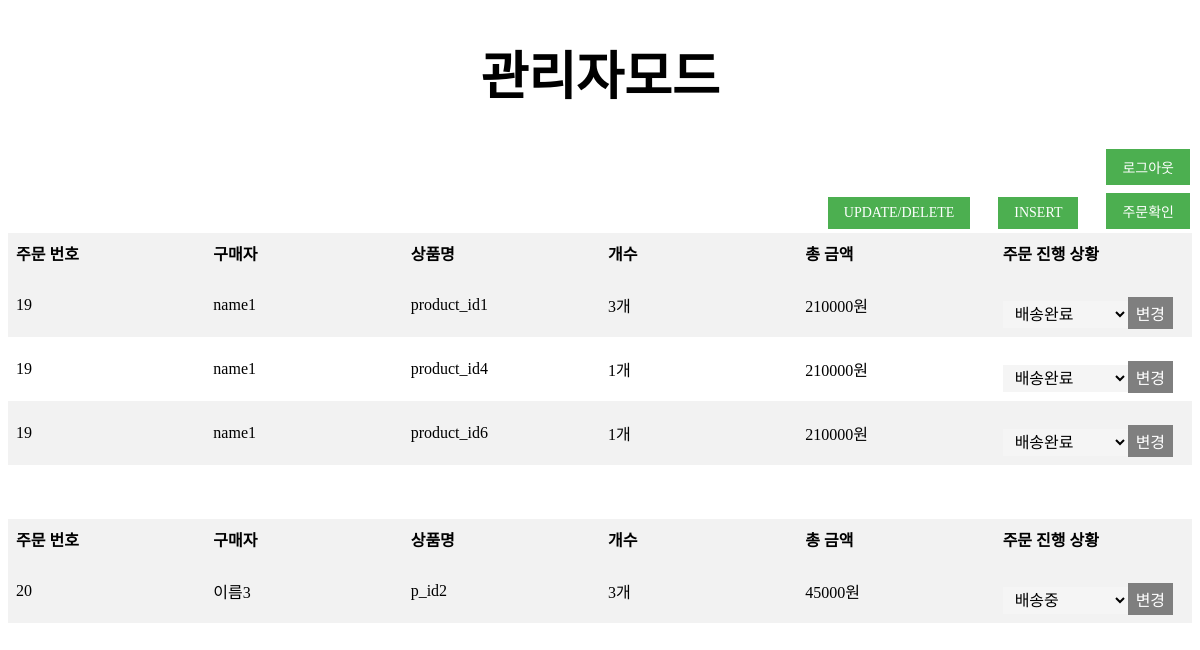
/admin_order.php (signed in), run on the app's committed database.
### tables this page shows
CREATE TABLE `order_queue` (
  `ID` int(11) DEFAULT NULL,
  `order_id` int(11) NOT NULL,
  `total_price` int(11) DEFAULT NULL,
  `process` varchar(20) DEFAULT NULL
);

CREATE TABLE `order_sheet` (
  `ID` int(11) NOT NULL,
  `product_id` varchar(20) NOT NULL,
  `count` int(11) DEFAULT NULL,
  `order_id` int(11) NOT NULL
);

CREATE TABLE `user` (
  `ID` int(11) NOT NULL,
  `user_id` varchar(20) DEFAULT NULL,
  `user_pw` varchar(20) DEFAULT NULL,
  `user_admin` int(11) DEFAULT NULL,
  `name` varchar(10) DEFAULT NULL,
  `address` varchar(20) DEFAULT NULL,
  `phone_number` varchar(20) DEFAULT NULL
);

### admin_order.php (the view, shortened to what this page needs)
<!doctype html>
<html>
<head>
  </head>
    <div align = 'center'>
      <h1 style='font-family: "Arial Black", sans-serif; font-size: 52px;'>
        관리자모드
      </h1>
    </div>
    <div align = 'right'>
    <?php
        if(isset($_SESSION['user_id'])) {
            echo "<a href='logout.php' class='btn-login'>로그아웃</a></br>";
        }
    ?>
        <a href = 'admin.php' class = 'btn-login'> UPDATE/DELETE </a>
        <a href = 'admin_insert.php'class = 'btn-login'> INSERT </a>
        <a href = 'admin_order.php'class = 'btn-login'> 주문확인 </a>
    </div>
    <?php
        $conn = mysqli_connect("localhost", "root", "11111111", "store");
        $q = "SELECT * FROM order_queue";
        $result = mysqli_query($conn, $q);
        while ($row = mysqli_fetch_assoc($result)) {
            $ID = $row['ID'];
            $order_id =  $row['order_id'];
            $total_price = $row['total_price'];
            $process = $row['process'];
            $p = "SELECT * FROM order_sheet WHERE order_id = '$order_id'";
            $presult = mysqli_query($conn, $p);
            $r = "SELECT * FROM user WHERE ID = '$ID'";
            $rresult = mysqli_query($conn, $r);
            $rrow = mysqli_fetch_assoc($rresult);
            $name = $rrow['name'];
            echo "<table>";
            echo "<tr>";
            echo "<th>주문 번호</th>";
            echo "<th>구매자</th>";
            echo "<th>상품명</th>";
            echo "<th>개수</th>";
            echo "<th>총 금액</th>";
            echo "<th>주문 진행 상황</th>";
            echo "</tr>";
            while($prow = mysqli_fetch_assoc($presult)) {
                $product_id = $prow['product_id'];
                $count = $prow['count'];
                echo "<tr>";
                echo "<td>".$order_id."</td>";
                echo "<td>".$name."</td>";
                echo "<td>".$product_id."</td>";
                echo "<td>".$count."개</td>";
                echo "<td>".$total_price."원</td>";
                echo "<td>";
                echo "<div class = 'order-status'>";
                echo "<form method='post' action='".$_SERVER['PHP_SELF']."'>";
                echo "<select name='process' class = 'order-status-select'>";
                echo "<option value='배송중' ".($process == '배송중' ? 'selected' : '').">배송중</option>";
                echo "<option value='배송완료' ".($process == '배송완료' ? 'selected' : '').">배송완료</option>";
                echo "</select>";
                echo "<input type='submit' name='submit' value='변경' class = 'order-status-submit'>";
                echo "</form>";
                echo "</div>";
                echo "</td>";
                echo "</tr>";
            }
            echo "</table><br><br><br>";
        }
    ?>

### admin_order.php (style rules this page uses)
table { table-layout: fixed; border-collapse: collapse; width: 100%; }
th, td { text-align: left; padding: 8px; }
th { background-color: #f2f2f2; }
tr:nth-child(even) { background-color: #f2f2f2; }
.btn-login, .btn-join { background-color: #4CAF50; border: none; color: white; padding: 8px 16px; text-align: center; text-decoration: none; display: inline-block; font-size: 14px; margin: 4px 2px; cursor: pointer; }
.order-status { display: flex; align-items: center; gap: 0.5rem; margin-top: 1rem; }
.order-status-select { padding: 0.25rem 0.5rem; font-size: 1rem; border: none; background-color: #f5f5f5; }
.order-status-submit { padding: 0.25rem 0.5rem; font-size: 1rem; border: none; background-color: #7f7f7f; color: #fff; cursor: pointer; }

### data on the page
order_sheet: order.order_id "19", product "product_id1", count "3", order.total_price "210000"
user: name "name1"
order_sheet: order.order_id "19", product "product_id4", count "1", order.total_price "210000"
order_sheet: order.order_id "19", product "product_id6", count "1", order.total_price "210000"
order_sheet: order.order_id "20", product "p_id2", count "3", order.total_price "45000"
user: name "이름3"
